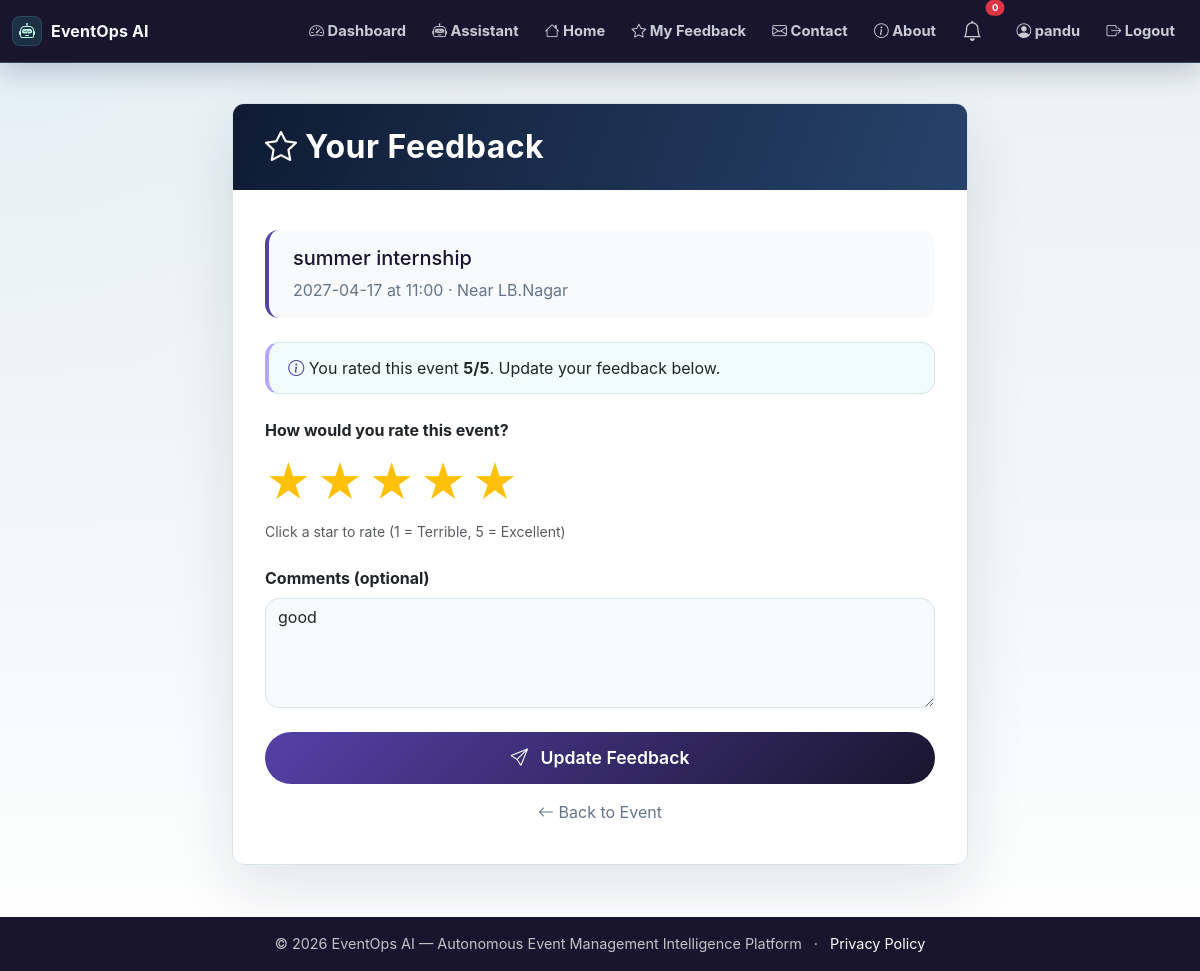
/feedback/4 (signed in), run on an earlier commit of the app's database.
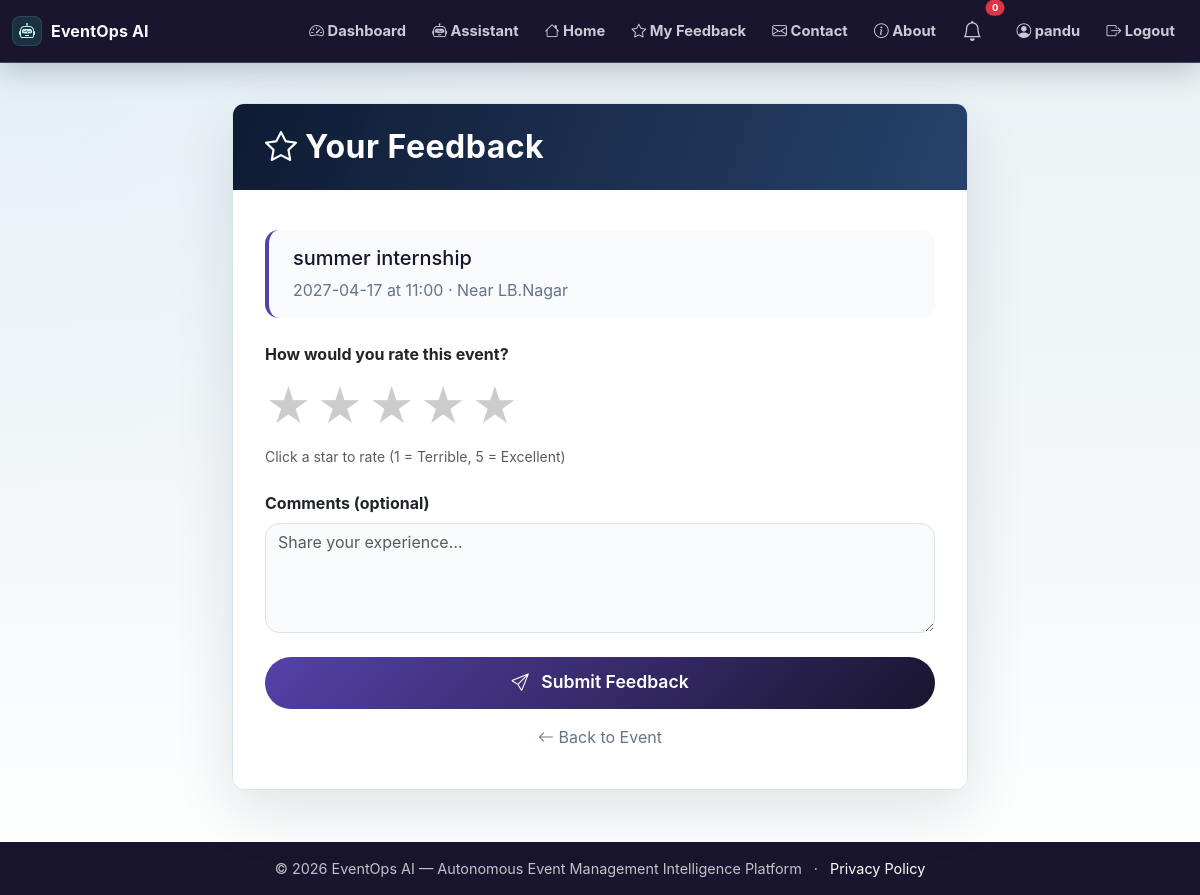
And on a later commit of the database.
### app.py (models this page shows)
class Feedback(db.Model):
    __tablename__ = 'feedback'
    __table_args__ = {'extend_existing': True}
    id = db.Column(db.Integer, primary_key=True)
    user_id = db.Column(db.Integer, db.ForeignKey('user.id'), nullable=False)
    event_id = db.Column(db.Integer, db.ForeignKey('event.id'), nullable=False)
    rating = db.Column(db.Integer, nullable=False)
    comment = db.Column(db.Text)
    created_at = db.Column(db.DateTime, default=lambda: datetime.now(timezone.utc))
    user = db.relationship('User', backref='feedbacks')
    event = db.relationship('Event', backref='feedbacks')

### app.py (the view, shortened to what this page needs)
@app.route('/feedback/<int:event_id>', methods=['GET', 'POST'])
@login_required
def feedback(event_id):
    event = Event.query.get_or_404(event_id)
    existing = Feedback.query.filter_by(user_id=current_user.id, event_id=event_id).first()
    return render_template('feedback.html', event=event, existing=existing)

### app.py (called while the page is built)
@login_manager.user_loader
def load_user(user_id):
    return User.query.get(int(user_id))

### templates/feedback.html (shortened to what this page needs)
{% extends "base.html" %}
{% block content %}
<div class="feedback-wrapper">
    <div class="container">
        <div class="row justify-content-center">
            <div class="col-lg-8 col-md-10">
                <div class="card feedback-card">
                    <div class="card-header">
                        <h2 class="mb-0"><i class="bi bi-star me-2"></i>Your Feedback</h2>
                    </div>
                    <div class="card-body">
                        <div class="event-info">
                            <h5>{{ event.title }}</h5>
                            <p class="text-muted mb-0">{{ event.date }} at {{ event.time }} · {{ event.location }}</p>
                        </div>
                        {% if existing %}
                            <div class="existing-badge">
                                <i class="bi bi-info-circle text-primary"></i> You rated this event <strong>{{ existing.rating }}/5</strong>.
                                Update your feedback below.
                            </div>
                        {% endif %}
                        <form method="POST">
                            <div class="mb-4">
                                <label class="form-label fw-bold">How would you rate this event?</label>
                                <div class="rating-stars">
                                    <label for="star5" title="Excellent">★</label>
                                    <label for="star4" title="Good">★</label>
                                    <label for="star3" title="Average">★</label>
                                    <label for="star2" title="Poor">★</label>
                                    <label for="star1" title="Terrible">★</label>
                                </div>
                                <div class="form-text">Click a star to rate (1 = Terrible, 5 = Excellent)</div>
                            </div>
                            <div class="mb-4">
                                <label for="comment" class="form-label fw-bold">Comments (optional)</label>
                                <textarea class="form-control" id="comment" name="comment" rows="4" placeholder="Share your experience…">{{ existing.comment if existing else '' }}</textarea>
                            </div>
                            <button type="submit" class="btn btn-submit">
                                <i class="bi bi-send"></i> {% if existing %}Update{% else %}Submit{% endif %} Feedback
                            </button>
                        </form>
                        <div class="mt-3 text-center">
                            <a href="{{ url_for('event_detail', event_id=event.id) }}" class="text-decoration-none text-muted">
                                <i class="bi bi-arrow-left"></i> Back to Event
                            </a>
                        </div>
                    </div>
                </div>
            </div>
        </div>
    </div>
</div>
{% endblock %}

What changed in the data, as far as the page shows it:
removed Feedback: rating "5", comment "good"
Also different on the page:
text no longer shown: "You rated this event /5 . Update your feedback below. Update"
text now shown: "Submit"
